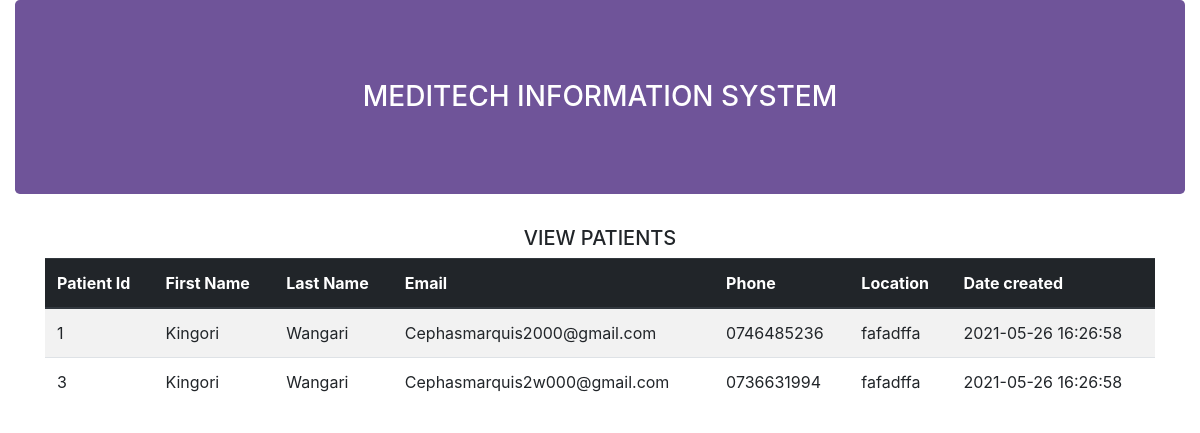
The page /public/view_patient.php (signed in) on the database its author committed.
### tables this page shows
CREATE TABLE `patients` (
  `patient_id` int(11) NOT NULL,
  `first_name` varchar(256) NOT NULL,
  `last_name` varchar(256) NOT NULL,
  `email` varchar(256) NOT NULL,
  `phone` varchar(10) NOT NULL,
  `location` varchar(256) NOT NULL,
  `date_created` timestamp NOT NULL DEFAULT CURRENT_TIMESTAMP
);

### public/view_patient.php (the view, shortened to what this page needs)
<!DOCTYPE html>
<html lang="en">
<head>
    <link href="../vendor/bootstrap/css/bootstrap.min.css" rel="stylesheet">
</head>
<body>
    <div class="container-fluid">
        <div class="jumbotron"style="background-color: #6f5499; align-content: center; text-align: center;">
            <p style="font-weight: bolder;" ><h3 style="color: white;">MEDITECH INFORMATION SYSTEM</h3></p>
        </div>
        <div class="container">
            <h5 style="text-align: center;">VIEW PATIENTS</h1>
            <?php
                try{
                    $connection = new Connection();
                    $pdo_object = $connection->Open();
                    if($pdo_object){
                       $query = "SELECT * FROM meditech.patients WHERE 1";
                       $stmt = $pdo_object->prepare($query);
                       $stmt->execute();
                       $result = $stmt->fetchAll(PDO::FETCH_ASSOC);
                    }
                }
                catch(Exception $e){
                    echo "The system is currently busy, please try again later";
                }
                catch(Error $e){
                    echo "The system is currently busy, please try again later";
                }
            ?>
            <table class="table table-striped">
                <thead class="thead-dark">
                    <th>Patient Id</th>
                    <th>First Name</th>
                    <th>Last Name</th>
                    <th>Email</th>
                    <th>Phone</th>
                    <th>Location</th>
                    <th>Date created</th>
                </thead>
                <tbody>
                    <?php
                        foreach ($result as $patient) {
                            echo "<tr>";
                            echo "<td>". $patient['patient_id']. "</td>";
                            echo "<td>". $patient['first_name']. "</td>";
                            echo "<td>". $patient['last_name']. "</td>";
                            echo "<td>". $patient['email']. "</td>";
                            echo "<td>". $patient['phone']. "</td>";
                            echo "<td>". $patient['location']. "</td>";
                            echo "<td>". $patient['date_created']. "</td>";
                            echo "</tr>";
                        }
                    ?>
                </tbody>
            </table>
        </div>
    </div>
</body>
</html>

### rows shown on the page
patients: patient_id "1", first_name "Kingori", last_name "Wangari", email "Cephasmarquis2000@gmail.com", phone "0746485236", location "fafadffa", date_created "2021-05-26 16:26:58"
patients: patient_id "3", first_name "Kingori", last_name "Wangari", email "Cephasmarquis2w000@gmail.com", phone "0736631994", location "fafadffa", date_created "2021-05-26 16:26:58"
